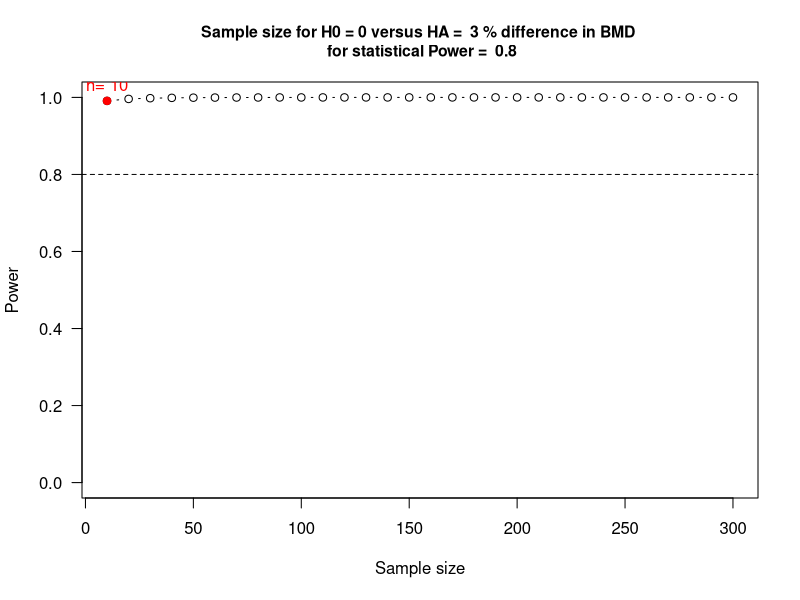

This figure's R source:
## ---- chunk 1
alpha=0.05
d=0.03  # difference in means
s=0.153  # standard deviation
bmd<-power.t.test(power=0.8, delta = d, sd=s, sig.level=alpha, type="one.sample", alternative="one.sided")
bmd
## ---- chunk 2
alpha=0.05
s=0.153  # standard deviation
bmd<- power.t.test(power = .80, n=200, sd=s, sig.level=alpha, type="one.sample", alternative="one.sided")
bmd
## ---- chunk 3
alpha=0.05
s=0.153
mu1=0.03  # 3 % difference in BMD between the two groups
pow=0.8   # desired power of the study
n=seq(from=10, to=300, by=10)
## ---- chunk 4
margin<-rep(0, length(n))
delta<-rep(0, length(n))
power.t<-rep(0, length(n))
## ---- chunk 5
for(i in 1:length(n)){
margin[i] <- qt(p = alpha/2, df = n[i]-1)*s/sqrt(n[i])
delta[i]<-(margin[i]-mu1)/(s/sqrt(n[i]))
power.t[i]<-1-pt(delta[i], df=n[i]-1)  # corresponds to HA: mu > mu0
}
## ---- chunk 6
sampsize <- min(which(power.t > pow))
## ---- chunk 7
result <- paste("n=",n[sampsize])
## ---- chunk 8
plot(n, power.t, type = "b", las = 1, ylim=c(0,1), ylab="Power", xlab="Sample size")

title(paste("Sample size for H0 =", 0, 
            "versus HA = ", 100*mu1, "% difference in BMD", "\n",
            "for statistical Power = ", pow), cex.main = 0.95)

points(n[sampsize], power.t[sampsize], col = "red", pch = 19)
text(n[sampsize], power.t[sampsize], col = "red", label = result, pos = 3)
abline(h = pow, lty = "dashed")
